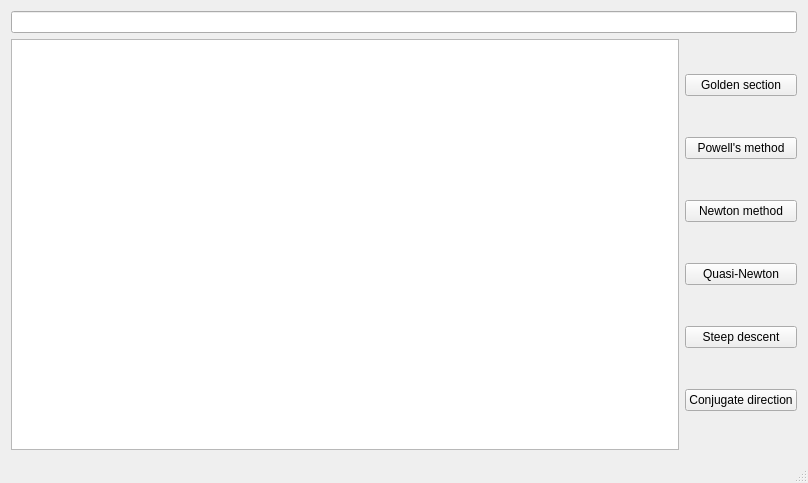
<?xml version="1.0" encoding="UTF-8"?>
<ui version="4.0">
 <class>MainWindow</class>
 <widget class="QMainWindow" name="MainWindow">
  <property name="geometry">
   <rect>
    <x>0</x>
    <y>0</y>
    <width>808</width>
    <height>483</height>
   </rect>
  </property>
  <property name="windowTitle">
   <string>optptworld</string>
  </property>
  <widget class="QWidget" name="centralWidget">
   <layout class="QVBoxLayout" name="verticalLayout_2">
    <item>
     <widget class="QLineEdit" name="lineEdit"/>
    </item>
    <item>
     <layout class="QHBoxLayout" name="horizontalLayout">
      <item>
       <widget class="QTextBrowser" name="textBrowser">
        <property name="lineWrapMode">
         <enum>QTextEdit::NoWrap</enum>
        </property>
       </widget>
      </item>
      <item>
       <layout class="QVBoxLayout" name="verticalLayout">
        <item>
         <widget class="QPushButton" name="pushButton">
          <property name="text">
           <string>Golden section</string>
          </property>
         </widget>
        </item>
        <item>
         <widget class="QPushButton" name="pushButton_2">
          <property name="text">
           <string>Powell's method</string>
          </property>
         </widget>
        </item>
        <item>
         <widget class="QPushButton" name="pushButton_3">
          <property name="text">
           <string>Newton method</string>
          </property>
         </widget>
        </item>
        <item>
         <widget class="QPushButton" name="pushButton_4">
          <property name="text">
           <string>Quasi-Newton</string>
          </property>
         </widget>
        </item>
        <item>
         <widget class="QPushButton" name="pushButton_5">
          <property name="text">
           <string>Steep descent</string>
          </property>
         </widget>
        </item>
        <item>
         <widget class="QPushButton" name="pushButton_6">
          <property name="text">
           <string>Conjugate direction</string>
          </property>
         </widget>
        </item>
       </layout>
      </item>
     </layout>
    </item>
   </layout>
  </widget>
  <widget class="QMenuBar" name="menuBar">
   <property name="geometry">
    <rect>
     <x>0</x>
     <y>0</y>
     <width>808</width>
     <height>25</height>
    </rect>
   </property>
  </widget>
  <widget class="QStatusBar" name="statusBar"/>
 </widget>
 <layoutdefault spacing="6" margin="11"/>
 <resources/>
 <connections/>
</ui>
